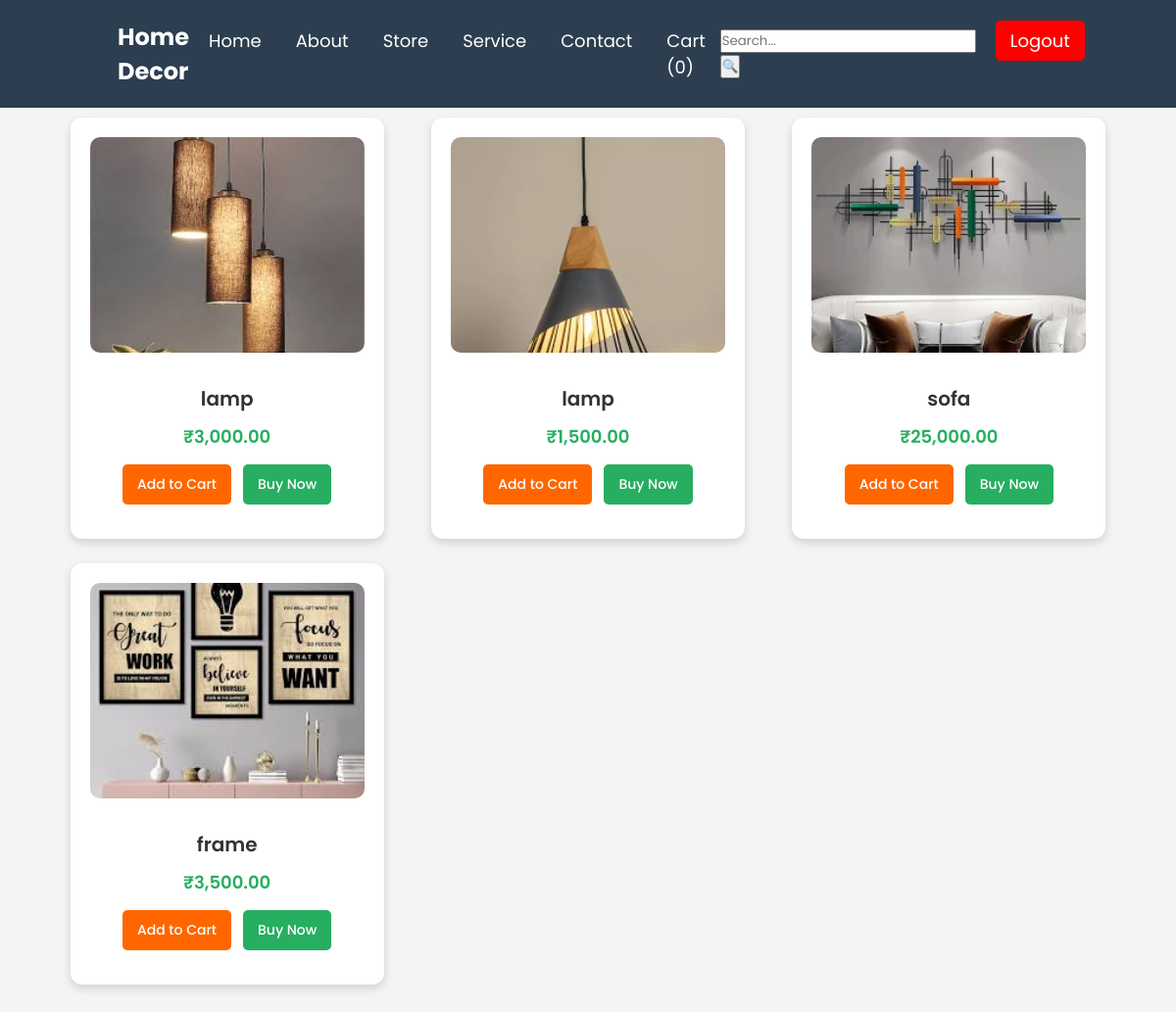
Page /office.php (signed in) on the committed database.
### tables this page shows
CREATE TABLE IF NOT EXISTS `products` (
  `id` int NOT NULL AUTO_INCREMENT,
  `name` varchar(255) NOT NULL,
  `description` text,
  `price` decimal(10,2) NOT NULL,
  `category` varchar(100) DEFAULT NULL,
  `image` varchar(255) DEFAULT NULL,
  `created_at` timestamp NULL DEFAULT CURRENT_TIMESTAMP,
  PRIMARY KEY (`id`)
);

### office.php (the view, shortened to what this page needs)
<?php
include 'db_connect.php';
$query = "SELECT * FROM products WHERE category = 'Office'";
$result = $conn->query($query);
?>
<!DOCTYPE html>
<html lang="en">
<head>
    <link rel="stylesheet" href="styles.css">
</head>
<body>
<header>
    <div class="logo">Home Decor</div>
    <?php include 'navbar.php'; ?>
</header>
<section class="store-container">
    <?php if ($result->num_rows > 0): ?>
        <?php while ($row = $result->fetch_assoc()) : ?>
            <div class="product-card">
                <img src="<?= $row['image']; ?>" alt="<?= $row['name']; ?>">
                <div class="product-info">
                    <h3><?= $row['name']; ?></h3>
                    <p class="price">₹<?= number_format($row['price'], 2); ?></p>
                    <div class="action-buttons">
                        <a href="cart.php?add=<?= $row['id']; ?>" class="btn cart-btn">Add to Cart</a>
                        <a href="checkout.php?buy=<?= $row['id']; ?>" class="btn buy-btn">Buy Now</a>
                    </div>
                </div>
            </div>
        <?php endwhile; ?>
    <?php else: ?>
        <p style="text-align: center; font-size: 18px;">No products available for Office.</p>
    <?php endif; ?>
</section>
</body>
</html>

### styles.css (style rules this page uses)
* { margin: 0; padding: 0; box-sizing: border-box; font-family: 'Poppins', sans-serif; }
body { background-color: #f5f5f5; color: #333; }
header { display: flex; justify-content: space-between; align-items: center; padding: 20px 10%; background: #2c3e50; color: white; position: fixed; width: 100%; top: 0; left: 0; }
.logo { font-size: 24px; font-weight: 600; }

### office.php (style rules this page uses)
body { font-family: 'Poppins', sans-serif; background-color: #f4f4f4; margin: 0; padding: 0; }
.store-container { width: 90%; margin: 120px auto 50px auto; display: grid; grid-template-columns: repeat(auto-fit, minmax(300px, 1fr)); gap: 25px; justify-items: center; }
.product-card { width: 320px; background: white; border-radius: 12px; box-shadow: 0 4px 10px rgba(0, 0, 0, 0.15); text-align: center; padding: 20px; transition: transform 0.3s, box-shadow 0.3s; }
.product-card img { width: 100%; height: 220px; border-radius: 10px; object-fit: cover; transition: 0.3s; }
.product-info { padding: 15px; }
.product-info h3 { font-size: 20px; font-weight: 600; color: #333; margin: 10px 0; }
.product-info .price { font-size: 18px; font-weight: 600; color: #27ae60; margin: 5px 0; }
.action-buttons { display: flex; justify-content: center; gap: 12px; margin-top: 15px; }
.btn { padding: 10px 15px; text-decoration: none; font-size: 14px; font-weight: 500; border-radius: 5px; transition: 0.3s; border: none; cursor: pointer; display: inline-block; }
.cart-btn { background: #ff6600; color: white; }
.buy-btn { background: #27ae60; color: white; }

### navbar.php (style rules this page uses)
header { position: fixed; z-index: 50; }
.logo { color: #fff; font-size: 24px; font-weight: bold; }

### rows in the picture
products: image+name (picture), name "lamp", price "3,000.00"
products: image+name (picture), name "lamp", price "1,500.00"
products: image (picture), name "sofa", price "25,000.00"
products: image (picture), name "frame", price "3,500.00"

### other values in the picture
count($_SESSION['cart'] ?? []) "0"
